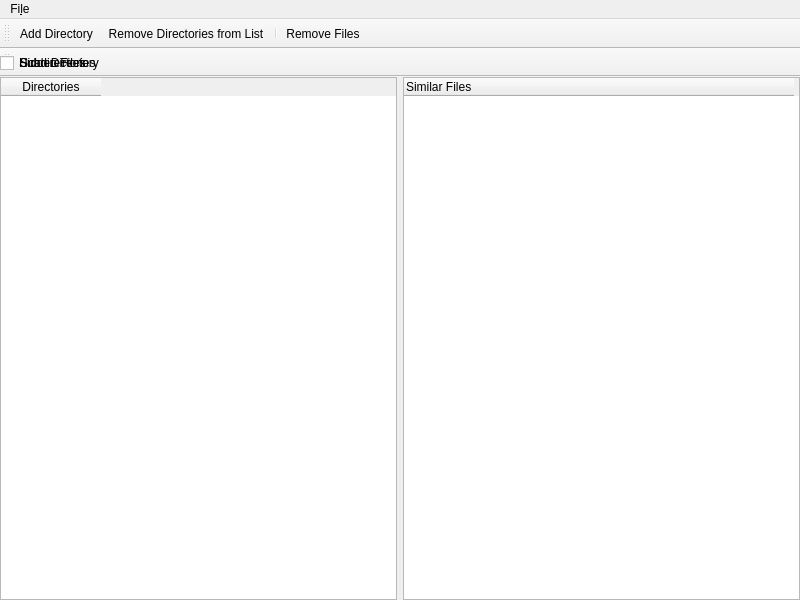
<?xml version="1.0" encoding="UTF-8"?>
<ui version="4.0">
 <class>MainWindow</class>
 <widget class="QMainWindow" name="MainWindow">
  <property name="geometry">
   <rect>
    <x>0</x>
    <y>0</y>
    <width>800</width>
    <height>600</height>
   </rect>
  </property>
  <property name="windowTitle">
   <string>MainWindow</string>
  </property>
  <widget class="QWidget" name="centralWidget">
   <layout class="QHBoxLayout" name="horizontalLayout">
    <property name="leftMargin">
     <number>0</number>
    </property>
    <property name="topMargin">
     <number>0</number>
    </property>
    <property name="rightMargin">
     <number>0</number>
    </property>
    <property name="bottomMargin">
     <number>0</number>
    </property>
    <item>
     <widget class="QTableWidget" name="leftTableWidget">
      <column>
       <property name="text">
        <string>Directories</string>
       </property>
      </column>
     </widget>
    </item>
    <item>
     <widget class="QTreeWidget" name="rightTreeWidget">
     <attribute name="headerMinimumSectionSize">
         <number>390</number>
     </attribute>
      <attribute name="headerDefaultAlignment">
       <enum>AlignLeft</enum>
      </attribute>
      <attribute name="headerStretchLastSection">
       <bool>false</bool>
      </attribute>
      <column>
       <property name="text">
        <string>Similar Files</string>
       </property>
      </column>
     </widget>
    </item>
   </layout>
  </widget>
  <widget class="QMenuBar" name="menuBar">
   <property name="geometry">
    <rect>
     <x>0</x>
     <y>0</y>
     <width>800</width>
     <height>23</height>
    </rect>
   </property>
   <widget class="QMenu" name="menuFile">
    <property name="title">
     <string>Fi&amp;le</string>
    </property>
    <addaction name="actionAdd_Directory"/>
    <addaction name="actionScan_Directory"/>
    <addaction name="actionRemove_Directories_From_List"/>
    <addaction name="actionRemove_Files"/>
    <addaction name="separator"/>
    <addaction name="separator"/>
    <addaction name="actionExit"/>
   </widget>
   <addaction name="menuFile"/>
  </widget>
  <widget class="QToolBar" name="toolBar">
   <property name="windowTitle">
    <string>directory parameters</string>
   </property>
   <attribute name="toolBarArea">
    <enum>TopToolBarArea</enum>
   </attribute>
   <attribute name="toolBarBreak">
    <bool>false</bool>
   </attribute>
   <addaction name="actionAdd_Directory"/>
   <addaction name="actionRemove_Directories_From_List"/>
   <addaction name="separator"/>
   <addaction name="actionRemove_Files"/>
  </widget>
  <widget class="QToolBar" name="paramsBar">
   <property name="windowTitle">
    <string>scan parameters</string>
   </property>
   <attribute name="toolBarArea">
    <enum>TopToolBarArea</enum>
   </attribute>
   <attribute name="toolBarBreak">
    <bool>true</bool>
   </attribute>
   <widget class="QCheckBox" name="recursive">
       <property name="text">
           <string>Subdirectories</string>
       </property>
   </widget>
   <widget class="QCheckBox" name="hidden">
       <property name="text">
           <string>Hidden Files</string>
       </property>
   </widget>
     <addaction name="actionScan_Directory"/>
  </widget>
  <action name="actionAdd_Directory">
   <property name="text">
    <string>&amp;Add Directory...</string>
   </property>
  </action>
  <action name="actionScan_Directory">
   <property name="text">
    <string>&amp;Scan Directory...</string>
   </property>
  </action>
  <action name="actionRemove_Files">
   <property name="text">
    <string>&amp;Remove Files...</string>
   </property>
  </action>
  <action name="actionRemove_Directories_From_List">
   <property name="text">
    <string>&amp;Remove Directories from List...</string>
   </property>
  </action>
  <action name="actionExit">
   <property name="text">
    <string>&amp;Exit</string>
   </property>
  </action>
 </widget>
 <layoutdefault spacing="6" margin="11"/>
 <resources/>
 <connections/>
</ui>
